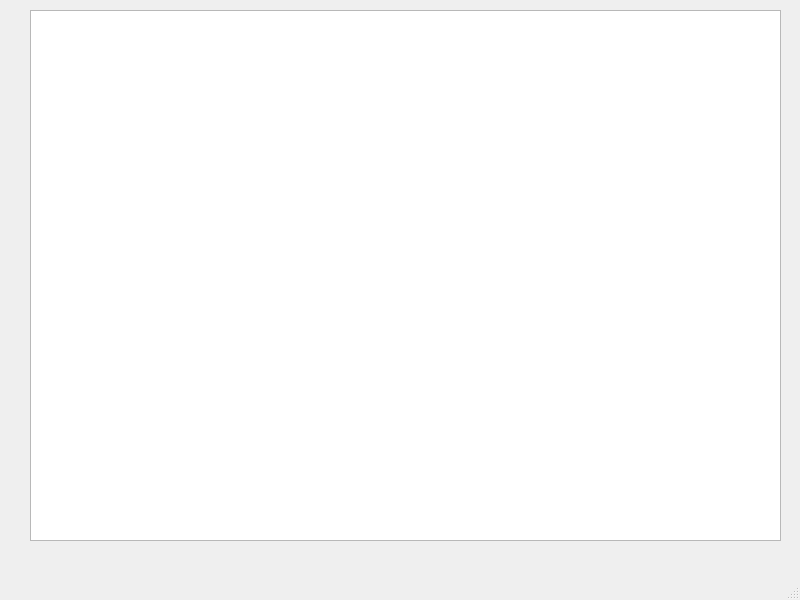
<?xml version="1.0" encoding="UTF-8"?>
<ui version="4.0">
 <class>MainWindow</class>
 <widget class="QMainWindow" name="MainWindow">
  <property name="geometry">
   <rect>
    <x>0</x>
    <y>0</y>
    <width>800</width>
    <height>600</height>
   </rect>
  </property>
  <property name="windowTitle">
   <string>MainWindow</string>
  </property>
  <widget class="QWidget" name="centralwidget">
   <widget class="QTextEdit" name="test">
    <property name="geometry">
     <rect>
      <x>30</x>
      <y>10</y>
      <width>751</width>
      <height>531</height>
     </rect>
    </property>
   </widget>
  </widget>
  <widget class="QMenuBar" name="menubar">
   <property name="geometry">
    <rect>
     <x>0</x>
     <y>0</y>
     <width>800</width>
     <height>22</height>
    </rect>
   </property>
  </widget>
  <widget class="QStatusBar" name="statusbar"/>
 </widget>
 <resources/>
 <connections/>
</ui>
